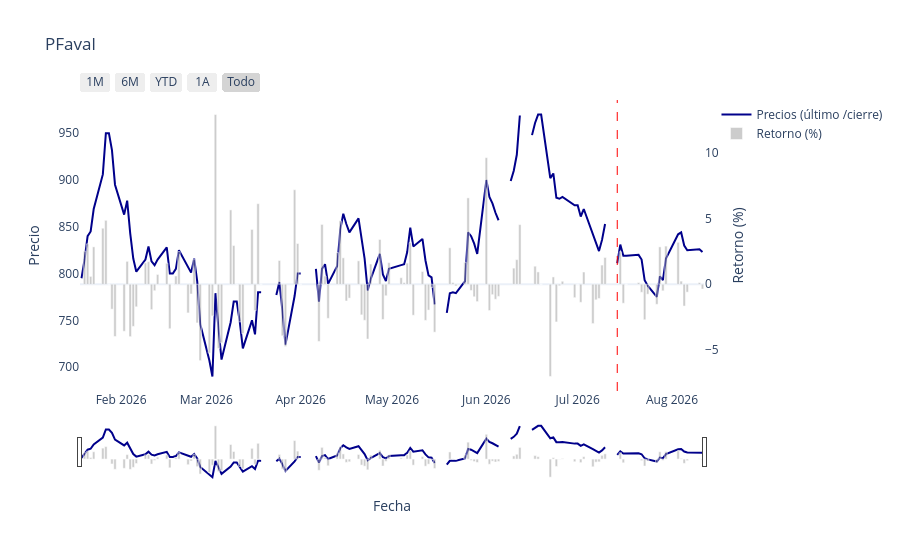

The code cell stored with this chart in its notebook:
### Code cell
#static_plot(PFaval, "darkblue")
plotly_oneplot(PFaval, "Fecha", "Precios (último /cierre)", "PFaval", color_in="darkblue", date_marker = pd.to_datetime("2026-07-14"))

### Figure 1 — Plotly figure (JSON) as saved in the notebook; plotly's stock layout.template omitted (floating-point values rounded to 4 significant figures; data arrays with more than 128 entries replaced by an {"elided": "..."} marker saying what was removed)
{"data": [{"line": {"color": "darkblue", "dash": "solid"}, "mode": "lines", "name": "Precios (último /cierre)", "type": "scatter", "x": {"elided": "141 str values"}, "y": {"elided": "141 float values"}}, {"marker": {"color": "rgba(128, 128, 128, 0.4)"}, "name": "Retorno (%)", "type": "bar", "x": {"elided": "141 str values"}, "y": {"elided": "141 float values"}, "yaxis": "y2"}], "layout": {"hovermode": "x unified", "shapes": [{"line": {"color": "red", "dash": "dash", "width": 1}, "type": "line", "x0": "2026-07-14T00:00:00", "x1": "2026-07-14T00:00:00", "xref": "x", "y0": 0, "y1": 1, "yref": "y domain"}], "title": {"text": "PFaval"}, "xaxis": {"rangeselector": {"buttons": [{"count": 1, "label": "1M", "step": "month", "stepmode": "backward"}, {"count": 6, "label": "6M", "step": "month", "stepmode": "backward"}, {"count": 1, "label": "YTD", "step": "year", "stepmode": "todate"}, {"count": 1, "label": "1A", "step": "year", "stepmode": "backward"}, {"label": "Todo", "step": "all"}]}, "rangeslider": {"visible": true}, "title": {"text": "Fecha"}, "type": "date"}, "yaxis": {"autorange": true, "fixedrange": false, "showgrid": false, "title": {"text": "Precio"}}, "yaxis2": {"autorange": true, "fixedrange": false, "overlaying": "y", "showgrid": false, "side": "right", "title": {"text": "Retorno (%)"}, "zeroline": true}}}
